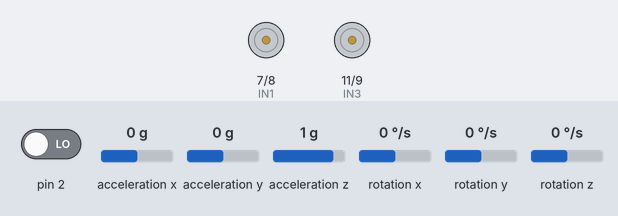
Recording of a sketch running on a simulated Arduino Uno, built with avr-gcc and run on an emulated ATmega328P. Shown: motor-driver pin pairs drawn as motors (green arrow = first pin HIGH = forward, orange = second pin HIGH = backward, longer = more drive, scaled by the enable pin). Inputs (shaded band) come from the test bench; at power-on: pin 2 LOW, acceleration x 0 g, acceleration y 0 g, acceleration z 1 g, rotation x 0 °/s, rotation y 0 °/s, rotation z 0 °/s. What the sketch prints to the serial monitor is not drawn.

Above: at 0.1 s.
At 13.2 s:
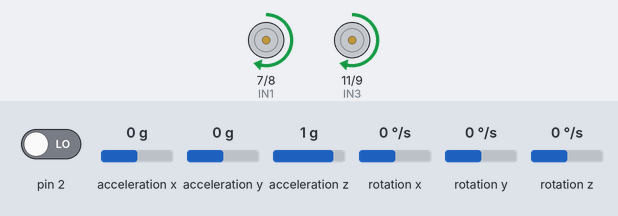
Timing chart, 0 to 14.7 s (numbered marks = the images above):
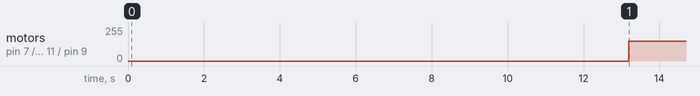

Measured:
- by itself, motor on pin 7 (IN1) / pin 8 (IN2), motor on pin 11 (IN3) / pin 9 (IN4): stopped → forward 150/255 at 13.2 s

The sketch:

odometry.ino
```cpp
#include <Wire.h> // Import (include) the Wire library
#include <MPU6050_tockn.h> // Import (include) the MPU6050_tockn library (install it if it is not already installed)

MPU6050 mpu6050(Wire); // Create an instance of MPU6050 and give it a custom name (mpu6050 in this case). Pass Wire as a parameter to this instance
const int DO = 0; /* Specify the pin number for the digital output (DO) pin of the FC-03. This pin SHOULD be connected to an interrupt
pin. The arduino uno has two (2) interrupt pins; Interrupt Pin 0 (Pin 2) and Interrupt Pin 1 (Pin 3). We choose to use Interrupt Pin 0 */

const int ENA = 5;
const int ENB = 6;
const int IN1 = 7;
const int IN2 = 8;
const int IN3 = 11;
const int IN4 = 9;

int numberOfSlots = 40; // Our wheel encoder disk has forty (40) slots

const float WHEEL_DIAMETER = 6.60; // Wheel diamter is 6.60cm

const float distancePerTick = PI * WHEEL_DIAMETER/numberOfSlots; // Pretty obvious...duh

float angle_offset = 0;

volatile float distanceTravelled = 0; /* Variable that stores the distance travelled. This variable is "volatile" because its
value can change spontaneously (even in the middle of running a line of code) */

const int SPEED = 150; // We will be driving at 150 (out of 255)

int numberOfTurns = 0;

void setup()
{
  // put your setup code here, to run once:

  // Define Pin Modes
  pinMode (ENA, OUTPUT);
  pinMode (ENB, OUTPUT);
  pinMode (IN1, OUTPUT);
  pinMode (IN2, OUTPUT);
  pinMode (IN3, OUTPUT);
  pinMode (IN4, OUTPUT);

  pinMode (DO, INPUT_PULLUP);

  /* Attach the DO pin to the interrupt pin (Pin 2 (0) in this case).
   *  The attachInterrupt() function takes three(3) parameters:
   *  The interrupt pin number (Pin 2(0) in this case),
   *  The function to be called when the encoder "ticks" (in this case the pulse() function is called), and
   *  A mode (in this case the mode is CHANGE. This specifies that interrupt should be triggered when
   *  the pin value CHANGES. Other flags exist like: RISING (triggers interrupt when the pin goes from low to high),
   *  FALLING (triggers interrupt when the pin goes from high to low), etc
   */
  attachInterrupt(DO, pulse, CHANGE);

  Serial.begin (9600);

  Wire.begin();
  mpu6050.begin();

  mpu6050.calcGyroOffsets(true); /* This calculates the offset values of the gyroscope. When this function is called with (true) as
  is the case here, you can see state of calculating calibration in the serial monitor */


/* We want to calculate the angular offset of our robot so we get the average of
 *  100 "Z" angle readings
 */
for (int i = 0; i < 100;i++)
{
  mpu6050.update();
  angle_offset += mpu6050.getAngleZ();
}
  angle_offset = angle_offset/100.00;  // Calculating the average as explained above

  Serial.println(angle_offset);
  delay(10000);
}

void loop()
{
  // put your main code here, to run repeatedly:

  if (distanceTravelled >= 100) // After travelling 100cm (1m) in one direction
  {
    float currentAngle = getAngle(); // Get your current angle and...

    while (getAngle() > currentAngle - 90)
    {
      turnLeft(); // ...turn left for 90 degrees
      Serial.print(getAngle());
      Serial.println("degrees");
    }
    distanceTravelled = 0; // reset your distance

    numberOfTurns += 1; // increment the number of turns
  }

  if (numberOfTurns == 4) // If you have turned four times
  {
    stopNow(); // Stop your robot
    Serial.println("Robot has stopped!");
  }

  else // If you haven't turned four times
  {
    goForward(); // Keep moving forward

    Serial.print ("Robot is ");
    Serial.print (distanceTravelled);
    Serial.println ("cm from last turn"); // Print your distance to the serial monitor
  }
}

/*
 * Function to get angular position from the IMU
 */
float getAngle()
{
  mpu6050.update(); // You must update() before getting any data from the MPU-6050

  float theta = mpu6050.getAngleZ()- angle_offset; // Subtract the angle_offset (error) from our angular measurement

  return theta;
}

/*
 * Function to drive forward
 */
void goForward()
{
  analogWrite(ENA, SPEED);
  analogWrite(ENB, SPEED);

  digitalWrite(IN1, HIGH);
  digitalWrite(IN2, LOW);

  digitalWrite(IN3, HIGH);
  digitalWrite(IN4, LOW);
}

/*
 * Function to turn right
 */
void turnRight()
{
  analogWrite(ENA, SPEED);
  analogWrite(ENB, SPEED);

  digitalWrite(IN1, LOW);
  digitalWrite(IN2, HIGH);

  digitalWrite(IN3, HIGH);
  digitalWrite(IN4, LOW);
}

/*
 * Function to turn left
 */
void turnLeft()
{
  analogWrite(ENA, SPEED);
  analogWrite(ENB, SPEED);

  digitalWrite(IN1, HIGH);
  digitalWrite(IN2, LOW);

  digitalWrite(IN3, LOW);
  digitalWrite(IN4, HIGH);
}
/*
 * Function to stop the robot
 */
void stopNow()
{
  analogWrite(ENA, 5);
  analogWrite(ENB, 6);

  digitalWrite(IN1, LOW);
  digitalWrite(IN2, LOW);

  digitalWrite(IN3, LOW);
  digitalWrite(IN4, LOW);
}

/*
 * Function called each time the encoder "ticks"
 */
void pulse()
{
  distanceTravelled += distancePerTick;
}
```
